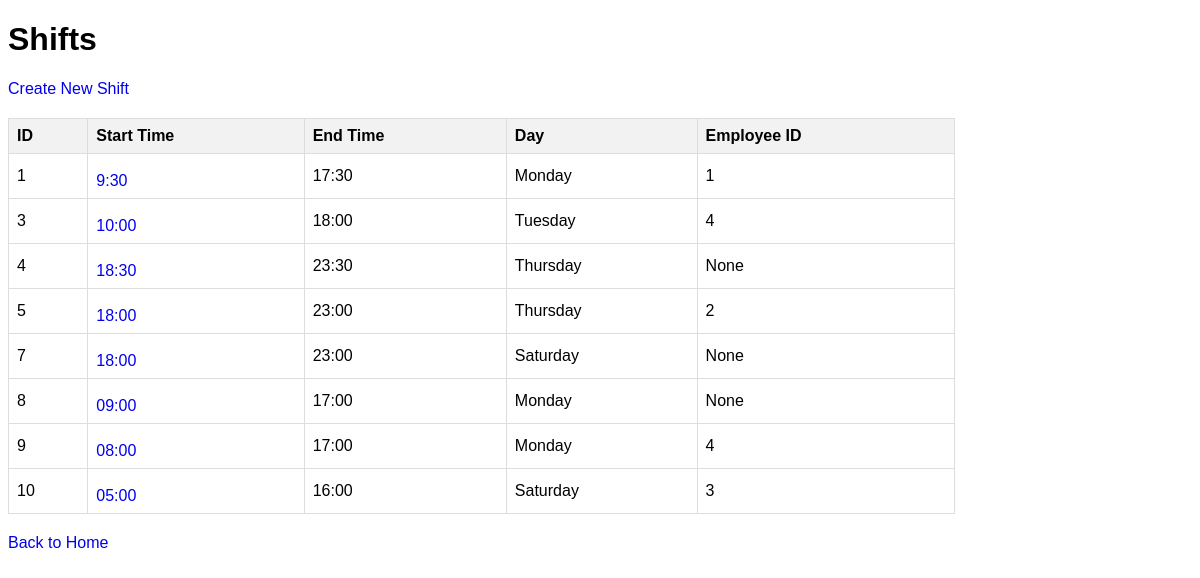
Page /shifts_ui on the earlier database version.
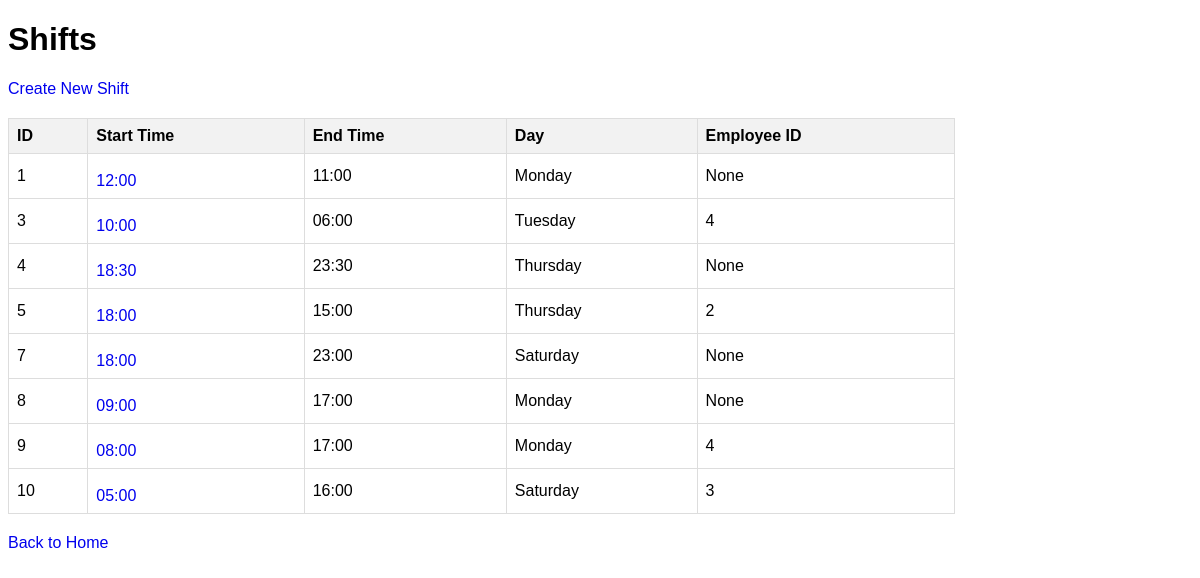
Same page on the later database version.
### backend/models/models.py (models this page shows, shortened)
class Shift(db.Model):
    id = db.Column(db.Integer, primary_key=True)
    start_time = db.Column(db.String(10), nullable=False)
    end_time = db.Column(db.String(10), nullable=False)
    day = db.Column(db.String(20), nullable=False)
    employee_id = db.Column(db.Integer, db.ForeignKey('employee.id'), nullable=True)

### backend/app.py (the view)
@app.route('/shifts_ui')
def list_shifts_ui():
    shifts = get_shifts_data()
    return render_template('shifts.html', shifts=shifts)

### backend/app.py (called while the page is built)
def get_shifts_data():
    all_shifts = db.session.query(Shift).all()
    return shifts_schema.dump(all_shifts)

### backend/templates/shifts.html (shortened to what this page needs)
<!DOCTYPE html>
<html lang="en">
<head>
</head>
<body>
    <h1>Shifts</h1>
    <a href="{{ url_for('create_shift_ui') }}">Create New Shift</a>
    {% if shifts %}
    <table>
        <thead>
            <tr>
                <th>ID</th>
                <th>Start Time</th>
                <th>End Time</th>
                <th>Day</th>
                <th>Employee ID</th>
            </tr>
        </thead>
        <tbody>
            {% for shift in shifts %}
            <tr>
                <td>{{ shift.id }}</td>
                <td>
                    <a href="{{ url_for('shift_detail_ui', shift_id=shift.id) }}">{{ shift.start_time }}</a>
                </td>
                <td>{{ shift.end_time }}</td>
                <td>{{ shift.day }}</td>
                <td>{{ shift.employee_id }}</td>
            </tr>
            {% endfor %}
        </tbody>
    </table>
    {% else %}
        <p>No shifts found.</p>
    {% endif %}
    <p><a href="{{ url_for('index') }}">Back to Home</a></p>
</body>
</html>

Differences in the rows shown:
changed Shift (number 1 of 8 on the later page): start_time "9:30" → "12:00"; end_time "17:30" → "11:00"; employee_id "1" → "None"
changed Shift "Tuesday": end_time "18:00" → "06:00"
changed Shift id 5: end_time "23:00" → "15:00"
